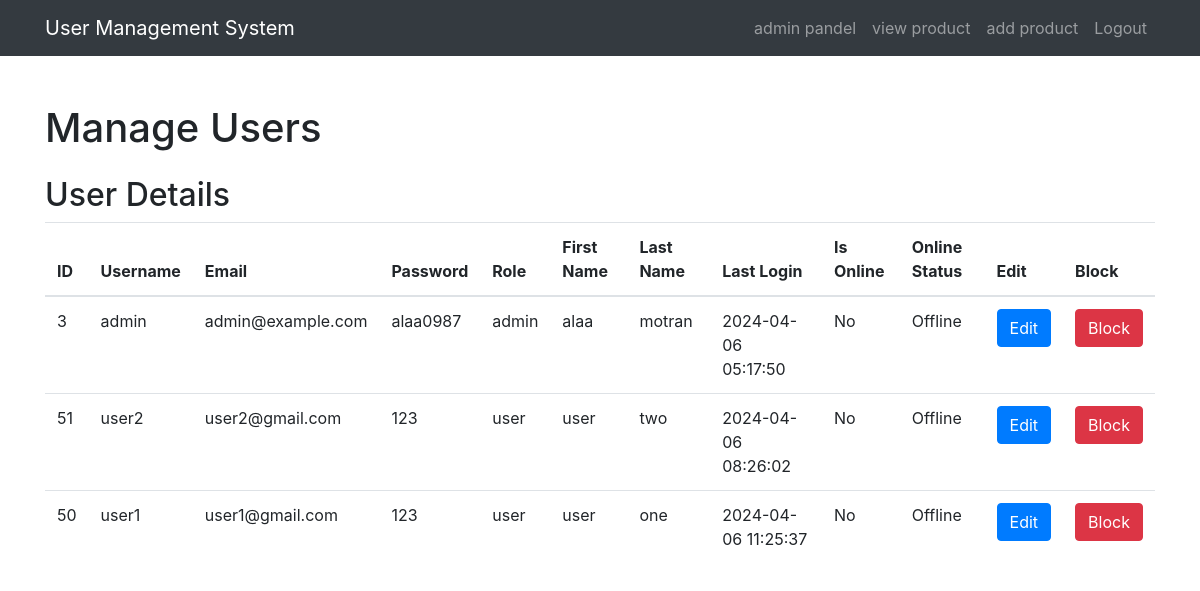
The page /manage_users.php on the database its author committed.
### tables this page shows
CREATE TABLE IF NOT EXISTS `users` (
  `id` int NOT NULL AUTO_INCREMENT,
  `username` varchar(50) NOT NULL,
  `email` varchar(100) NOT NULL,
  `password` varchar(255) NOT NULL,
  `role` varchar(10) DEFAULT 'user',
  `firstname` varchar(255) DEFAULT 'firstname',
  `lastname` varchar(255) DEFAULT 'lastname',
  `last_login` timestamp NULL DEFAULT CURRENT_TIMESTAMP,
  `is_online` tinyint(1) DEFAULT '0',
  `online_status` varchar(255) DEFAULT 'Offline',
  `blocked` tinyint(1) DEFAULT '0',
  `photo_profile` varchar(255) DEFAULT 'photo',
  `country` varchar(255) DEFAULT 'contry',
  PRIMARY KEY (`id`)
);

### manage_users.php (the view, shortened to what this page needs)
<!DOCTYPE html>
<html lang="en">
<head>
    <link rel="stylesheet" href="https://stackpath.bootstrapcdn.com/bootstrap/4.5.2/css/bootstrap.min.css">
</head>
<body>
    <nav class="navbar navbar-expand-lg navbar-dark bg-dark">
        <div class="container">
            <a class="navbar-brand" href="#">User Management System</a>
            <div class="collapse navbar-collapse" id="navbarNav">
                <ul class="navbar-nav ml-auto">
                    <li class="nav-item">
                        <a class="nav-link" href="admin.html">admin pandel</a>
                    </li>
                    <li class="nav-item">
                        <a class="nav-link" href="view_products.php">view product</a>
                    </li>
                    <li class="nav-item">
                        <a class="nav-link" href="add_product.php">add product</a>
                    </li>
                    <li class="nav-item">
                        <a class="nav-link" href="logout.php">Logout</a>
                    </li>
                </ul>
            </div>
        </div>
    </nav>
    <div class="container mt-5">
        <h1>Manage Users</h1>
        <div class="row mt-4">
            <div class="col-md-12">
                <h2>User Details</h2>
                <table class="table">
                    <thead>
                        <tr>
                            <th>ID</th>
                            <th>Username</th>
                            <th>Email</th>
                            <th>Password</th>
                            <th>Role</th>
                            <th>First Name</th>
                            <th>Last Name</th>
                            <th>Last Login</th>
                            <th>Is Online</th>
                            <th>Online Status</th>
                            <th>Edit</th>
                            <th>Block</th>
                        </tr>
                    </thead>
                    <tbody>
                        <?php
                        $servername = "localhost";
                        $username = "root";
                        $password = "";
                        $database = "project";
                        $conn = new mysqli($servername, $username, $password, $database);
                        $sql = "SELECT * FROM users";
                        $result = $conn->query($sql);
                        if ($result->num_rows > 0) {
                            while ($row = $result->fetch_assoc()) {
                                echo "<tr>";
                                echo "<td>" . $row["id"] . "</td>";
                                echo "<td>" . $row["username"] . "</td>";
                                echo "<td>" . $row["email"] . "</td>";
                                echo "<td>" . $row["password"] . "</td>";
                                echo "<td>" . $row["role"] . "</td>";
                                echo "<td>" . $row["firstname"] . "</td>";
                                echo "<td>" . $row["lastname"] . "</td>";
                                echo "<td>" . $row["last_login"] . "</td>";
                                echo "<td>" . ($row["is_online"] ? "Yes" : "No") . "</td>";
                                echo "<td>" . $row["online_status"] . "</td>";
                                echo "<td><a href='edit_user.php?id=" . $row["id"] . "' class='btn btn-primary'>Edit</a></td>";
                                echo "<td><a href='block_user.php?id=" . $row["id"] . "' class='btn btn-danger'>Block</a></td>";
                                echo "</tr>";
                            }
                        } else {
                            echo "<tr><td colspan='12'>No users found</td></tr>";
                        }
                        ?>
                    </tbody>
                </table>
            </div>
        </div>
    </div>
</body>
</html>

### rows shown on the page
users: id "3", username "admin", email "admin@example.com", password "alaa0987", role "admin", firstname "alaa", lastname "motran", last_login "2024-04-06 05:17:50", is_online "No", online_status "Offline"
users: id "51", username "user2", email "user2@gmail.com", password "123", role "user", firstname "user", lastname "two", last_login "2024-04-06 08:26:02", is_online "No", online_status "Offline"
users: id "50", username "user1", email "user1@gmail.com", password "123", role "user", firstname "user", lastname "one", last_login "2024-04-06 11:25:37", is_online "No", online_status "Offline"
